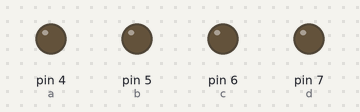
Bench run of a sketch on a simulated Arduino Uno, built with avr-gcc and run on an emulated ATmega328P. Shown: output pins drawn as LEDs (lit = HIGH).

Above: at 0.5 s.
At 2.5 s:
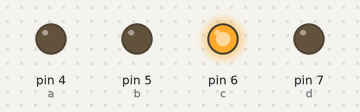
At 3.5 s:
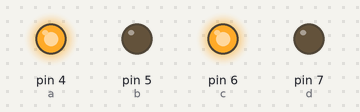
At 5.5 s:
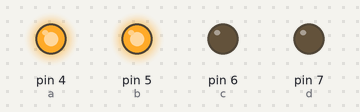
At 8.5 s:
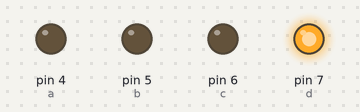
At 11.5 s:
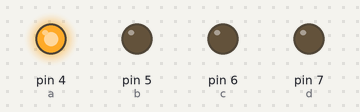
Timing chart, 0 to 13.0 s (numbered marks = the images above):
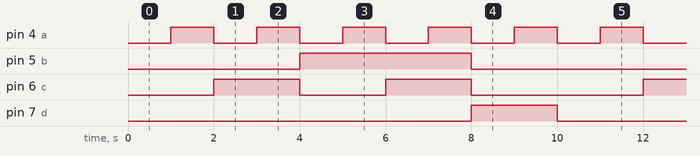

Measured:
- by itself, pin 4 (a): alternates HIGH for 1.0 s and LOW for 1.0 s
- by itself, pin 5 (b): alternates HIGH for 4.0 s and LOW for 6.0 s
- by itself, pin 6 (c): repeats every 10.0 s: LOW 2.0 s, HIGH 2.0 s, LOW 4.0 s, HIGH 2.0 s
- by itself, pin 7 (d): alternates HIGH for 2.0 s and LOW for 8.0 s

The sketch:

DISPLAY_7_SEGMETO_CI.ino
```cpp
const int a = 4;
const int b = 5;
const int c = 6;
const int d = 7;

void setup(){
  pinMode(a, OUTPUT);
  pinMode(b, OUTPUT);
  pinMode(c, OUTPUT);
  pinMode(d, OUTPUT);
}

void loop(){
  digitalWrite(a, LOW);
  digitalWrite(b, LOW);
  digitalWrite(c, LOW);
  digitalWrite(d, LOW);
  delay(1000);

  digitalWrite(a, HIGH);
  digitalWrite(b, LOW);
  digitalWrite(c, LOW);
  digitalWrite(d, LOW);
  delay(1000);

  digitalWrite(a, LOW);
  digitalWrite(b, LOW);
  digitalWrite(c, HIGH);
  digitalWrite(d, LOW);
  delay(1000);

  digitalWrite(a, HIGH);
  digitalWrite(b, LOW);
  digitalWrite(c, HIGH);
  digitalWrite(d, LOW);
  delay(1000);

  digitalWrite(a, LOW);
  digitalWrite(b, HIGH);
  digitalWrite(c, LOW);
  digitalWrite(d, LOW);
  delay(1000);

  digitalWrite(a, HIGH);
  digitalWrite(b, HIGH);
  digitalWrite(c, LOW);
  digitalWrite(d, LOW);
  delay(1000);

  digitalWrite(a, LOW);
  digitalWrite(b, HIGH);
  digitalWrite(c, HIGH);
  digitalWrite(d, LOW);
  delay(1000);

  digitalWrite(a, HIGH);
  digitalWrite(b, HIGH);
  digitalWrite(c, HIGH);
  digitalWrite(d, LOW);
  delay(1000);

  digitalWrite(a, LOW);
  digitalWrite(b, LOW);
  digitalWrite(c, LOW);
  digitalWrite(d, HIGH);
  delay(1000);

  digitalWrite(a, HIGH);
  digitalWrite(b, LOW);
  digitalWrite(c, LOW);
  digitalWrite(d, HIGH);
  delay(1000);
}
```
